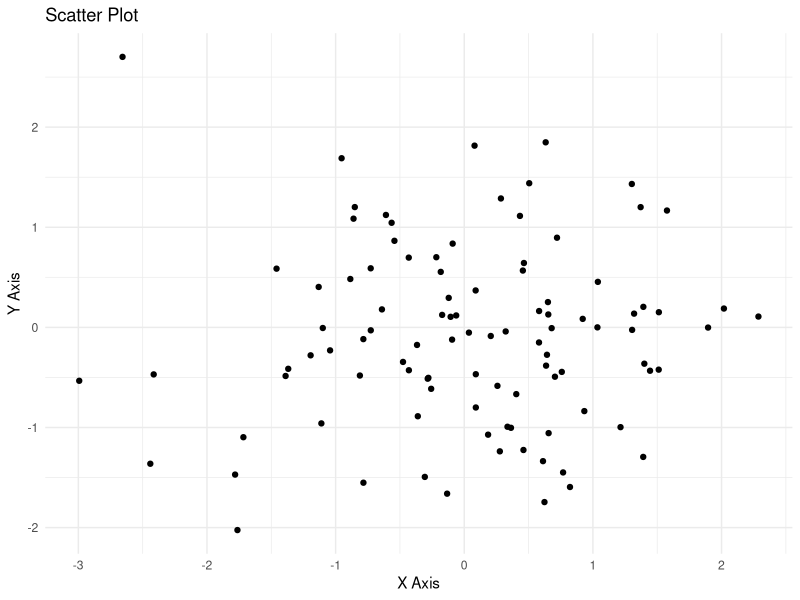
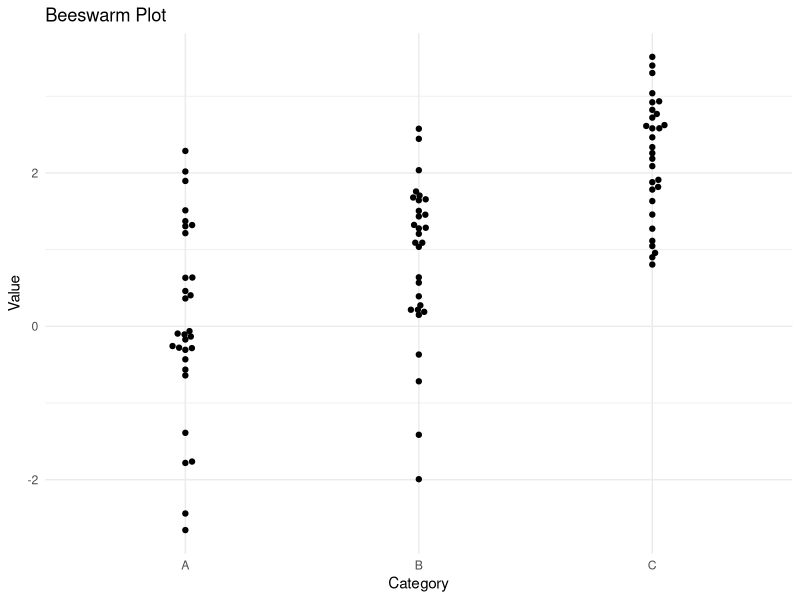
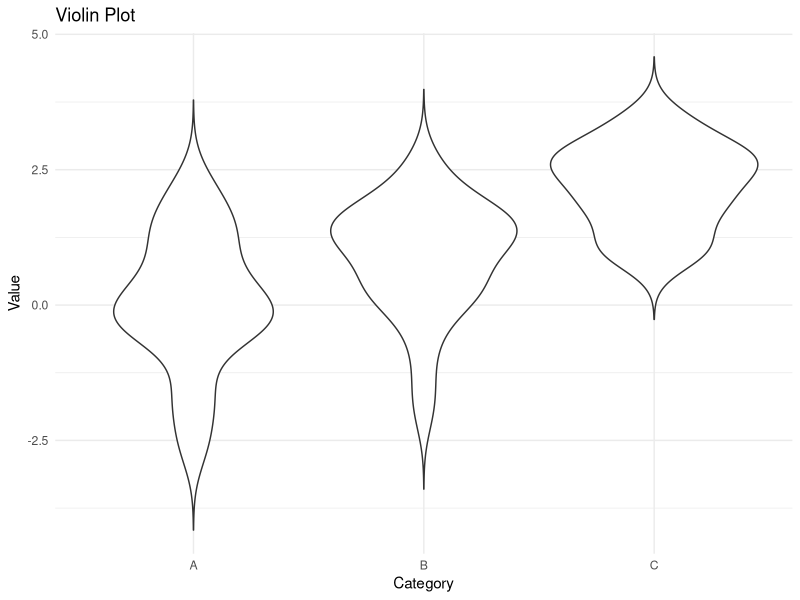

Source code (R) for these figures, in order:
if (!requireNamespace("ggplot2", quietly = TRUE)) { 
  install.packages("ggplot2") 
} 
library(ggplot2) 

set.seed(42) 
scatter_data <- data.frame( 
  x = rnorm(100), 
  y = rnorm(100) 
) 

scatter_plot <- ggplot(scatter_data, aes(x = x, y = y)) + 
  

geom_point() + 
  labs(title = "Scatter Plot", x = "X Axis", y = "Y Axis") + 
  theme_minimal() 


print(scatter_plot) 

if (!requireNamespace("ggplot2", quietly = TRUE)) { 
  install.packages("ggplot2") 
} 
if (!requireNamespace("ggbeeswarm", quietly = TRUE)) { 
  install.packages("ggbeeswarm") 
} 
library(ggplot2) 
library(ggbeeswarm) 

set.seed(42) 
categorical_data <- data.frame( 
  category = rep(c("A", "B", "C"), each = 30), 
  value = c(rnorm(30, mean = 0), rnorm(30, mean = 1), rnorm(30, mean = 2)) 
) 
beeswarm_plot <- ggplot(categorical_data, aes(x = category, y = value)) + 
  geom_beeswarm() + 
  labs(title = "Beeswarm Plot", x = "Category", y = "Value") + 
  theme_minimal() 

print(beeswarm_plot)

if (!requireNamespace("ggplot2", quietly = TRUE)) { 
  install.packages("ggplot2") 
} 
library(ggplot2) 

set.seed(42) 
categorical_data <- data.frame( 
  category = rep(c("A", "B", "C"), each = 30), 
  value = c(rnorm(30, mean = 0), rnorm(30, mean = 1), rnorm(30, mean = 2)) 
) 

violin_plot <- ggplot(categorical_data, aes(x = category, y = value)) + 
  geom_violin(trim = FALSE) + 
  labs(title = "Violin Plot", x = "Category", y = "Value") + 
  theme_minimal() 

print(violin_plot)